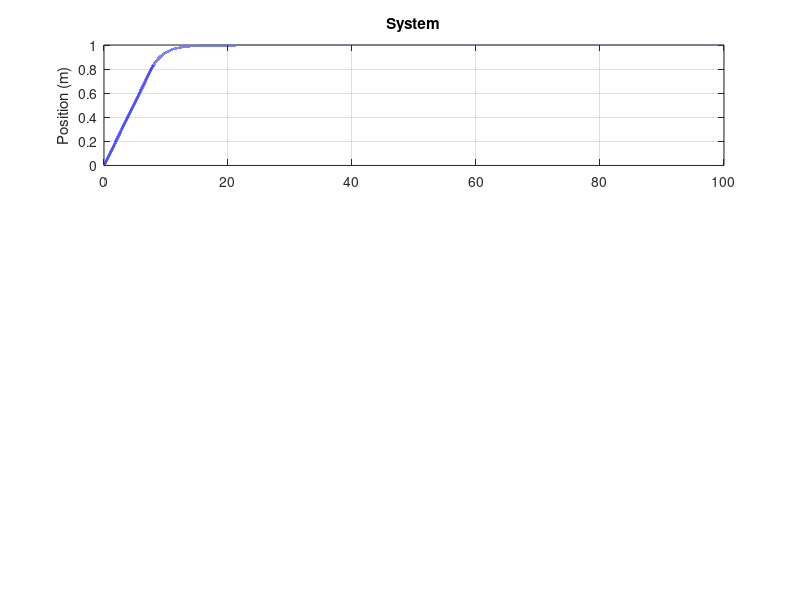

Reproduce this figure in MATLAB. (Note: this script raises an error after producing the figure.)
%% 34602 Ingeniørarbejde 2: Target Retrieval System Simulation
% This script models the DC motor, H-Bridge limits, and PID Control

% --- 1. Electrical Parameters ---
V_supply = 10.0;    % Max voltage from H-Bridge (V)
I_limit = 2.0;      % Power Supply Current Limit (A)
R = 1.0;            % Armature resistance [Ohm]
L = 0.5e-3;         % Armature inductance [H]
Ke = 0.02;          % Back EMF constant [Vs/rad] (Adjusted to overcome TL)
Kt = 0.02;          % Torque constant [Nm/A]

% --- 2. Mechanical Parameters ---
TL = 1.8e-3;        % Static friction torque [Nm]
B = 0.4e-6;         % Viscous friction coefficient [Nms/rad]
J = 1.5e-6;         % Moment of inertia [kgm^2]

% --- 3. Scaling (7.5 turns = 1 cm) ---
% 1 rad -> (1/2pi) turns -> (1/(2pi*7.5)) cm -> (1/(2pi*7.5*100)) meters
rad_to_m = 1 / (2 * pi * 7.5 * 100);

% --- 4. Simulation Settings ---
dt = 0.0005;        % Time step (0.5ms for better numerical stability)
T_total = 100;        % Duration (5 seconds)
time = 0:dt:T_total;
N = length(time);

% --- 5. PID Controller Settings ---
target_pos = 1;   % Target position (meters)
curr_pos = 0;
Kp = 50;          % Proportional Gain
Ki = 0;          % Integral Gain
Kd = 5;           % Derivative Gain
t_s = 0.001;
fprintf('Chisel Gains: Kp=%.2f, Ki=%.2f, Kd=%.2f\n', Kp, Ki*t_s, Kd/t_s);

% --- 6. Initialization ---
curr_vel = 0;
curr_current = 0;
integral_error = 0;
prev_error = 0;

% Storage for plotting
pos_log = zeros(1, N);
current_log = zeros(1, N);
voltage_log = zeros(1, N);

% --- 7. Main Simulation Loop ---
for k = 1:N
    % --- CONTROLLER (Simulating FPGA Logic) ---
    error = target_pos - curr_pos;
    
    % Derivative calculation
    d_error = (error - prev_error) / dt;
    
    % Anti-Windup Logic: Only integrate if the motor isn't starving for current
    if abs(curr_current) < I_limit * 0.95 
        integral_error = integral_error + (error * dt);
    end
    
    % Summing the PID terms
    V_out = (Kp * error) + (Ki * integral_error) + (Kd * d_error);
    
    % H-Bridge Voltage Saturation
    V_out = max(min(V_out, V_supply), -V_supply);
    
    % --- PLANT PHYSICS (Simulating the DC Motor) ---
    
    % Electrical: di/dt = (V - iR - Ke*w) / L
    di_dt = (V_out - (curr_current * R) - (curr_vel * Ke)) / L;
    curr_current = curr_current + (di_dt * dt);
    
    % Apply Power Supply Current Limit (CC Mode)
    curr_current = max(min(curr_current, I_limit), -I_limit);
    
    % Mechanical: dw/dt = (Torque_motor - Torque_friction) / J
    torque_motor = curr_current * Kt;
    
    % Corrected Friction: Resists motion based on current velocity direction
    if abs(curr_vel) < 1e-3 && abs(torque_motor) < TL
        % Static case: If torque is less than static friction, motor doesn't move
        dw_dt = 0;
        curr_vel = 0;
    else
        % Dynamic case: Friction opposes the direction of movement
        torque_friction = (B * curr_vel) + (TL * sign(curr_vel + 1e-9));
        dw_dt = (torque_motor - torque_friction) / J;
        curr_vel = curr_vel + (dw_dt * dt);
    end
    
    % Translation: Calculate meters moved
    curr_pos = curr_pos + (curr_vel * rad_to_m * dt);
    
    % Log data for plotting
    pos_log(k) = curr_pos;
    current_log(k) = curr_current;
    voltage_log(k) = V_out;
    
    % Update history for next iteration
    prev_error = error;
end

% --- 8. Plotting ---
figure('Color', 'w', 'Name', 'Target Retrieval System');

subplot(3,1,1);
plot(time, pos_log, 'b', 'LineWidth', 2);
ylabel('Position (m)');
grid on; title('System');
yline(target_pos, '--r', 'Target');

subplot(3,1,2);
plot(time, current_log, 'r', 'LineWidth', 1.5);
ylabel('Current (A)');
yline(I_limit, '--k', '1A Supply Limit');
yline(-I_limit, '--k');
grid on;

subplot(3,1,3);
plot(time, voltage_log, 'g', 'LineWidth', 1.5);
ylabel('H-Bridge (V)');
xlabel('Time (s)');
grid on;
